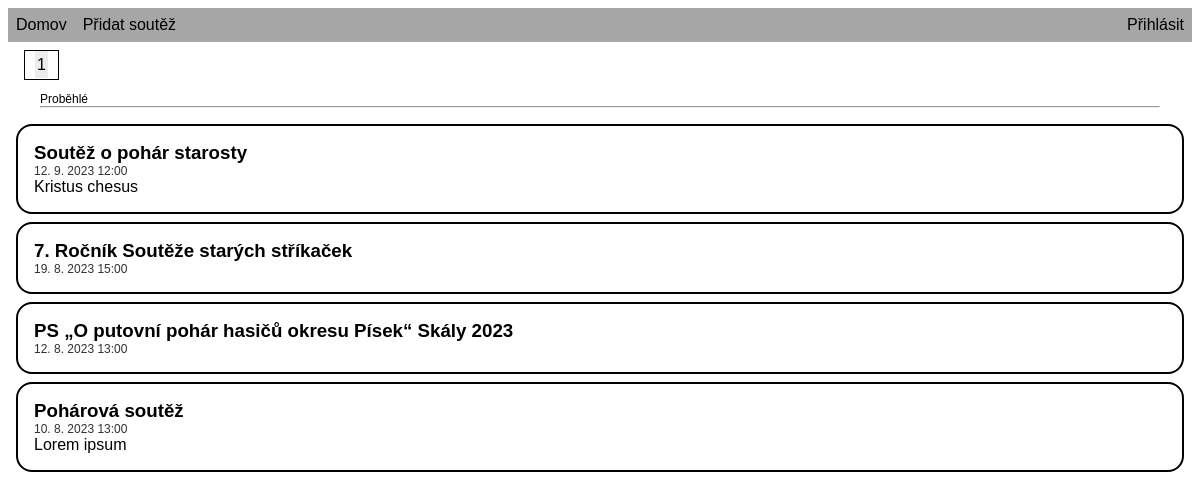
The page /index.php on the database its author committed.
### tables this page shows
CREATE TABLE "competition" (id INTEGER PRIMARY KEY AUTOINCREMENT UNIQUE NOT NULL, id_user INTEGER NOT NULL REFERENCES user (id), date_created DATETIME DEFAULT (CURRENT_TIMESTAMP) NOT NULL, title TEXT NOT NULL, description TEXT, proposition VARCHAR UNIQUE, date_event TIMEDATE NOT NULL, town VARCHAR NOT NULL, id_results INTEGER REFERENCES results (id) UNIQUE);

### functions.php (the view, shortened to what this page needs)
<?php
function print_competitions($competition_list){
    if(strtotime($competition_list[0]["date_event"]) > time()){
        echo "<div class='separator-div'><p class='separator-text'>Nadcházející</p>";
        echo "<hr></div>";
    }
    else{
        if($competition_list){
            echo "<div class='separator-div'><p class='separator-text'>Proběhlé</p>";
            echo "<hr></div>";
        }
    }
    for($i = 0; $i < count($competition_list); $i++){
        $competition = $competition_list[$i];
        echo "<article>";
        echo "<h3><a href='competition?id=$competition[id]'> $competition[title] </a></h3>";
        echo "<div class='date_event'>".date_format(date_create($competition["date_event"]), "j. n. Y G:i")."</div>";
        echo "<div>$competition[description]</div>";
        echo "</article>";
    }
}
?>

### static/style.css (style rules this page uses)
body { font-family: 'Helvetica', 'Arial', sans-serif; }
article { border: 2px solid; border-radius: 1em; margin: .5em; padding: 1em; }
h3 { margin: 0; }
.date_event { color: #313131; font-size: .75em; }
a { text-decoration: none; color: black; }
.separator-div { margin: 0 2em 1em; }
.separator-div p { font-size: .75em; margin-bottom: 0; }
.separator-div hr { margin: 0; }

### rows shown on the page
competition: title "Soutěž o pohár starosty", date_event "12. 9. 2023 12:00", description "Kristus chesus"
competition: title "7. Ročník Soutěže starých stříkaček", date_event "19. 8. 2023 15:00"
competition: title "PS „O putovní pohár hasičů okresu Písek“ Skály 2023", date_event "12. 8. 2023 13:00"
competition: title "Pohárová soutěž", date_event "10. 8. 2023 13:00", description "Lorem ipsum"
